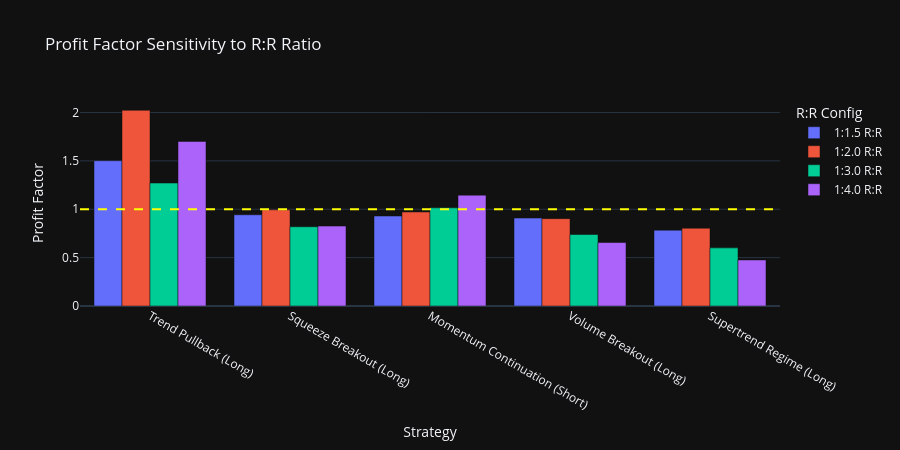

Notebook code cell kept with this figure:
### Markdown cell above
## 9. R:R Sensitivity Analysis
How do strategies perform with different reward-to-risk ratios?

### Code cell
# Test multiple R:R configurations for the top strategies
rr_configs = [
    {'label': '1:1.5 R:R', 'sl': 1.5, 'tp': 2.25},
    {'label': '1:2.0 R:R', 'sl': 1.5, 'tp': 3.0},
    {'label': '1:3.0 R:R', 'sl': 1.0, 'tp': 3.0},
    {'label': '1:4.0 R:R', 'sl': 1.0, 'tp': 4.0},
]

# Test top 5 strategies
top_strats = df_results.head(5)['Strategy'].tolist()

rr_results = []
for strat_name in top_strats:
    strat_info = STRATEGIES[strat_name]
    fn = strat_info['fn']
    direction = strat_info['direction']
    
    for rr in rr_configs:
        trades = generate_trades(
            datasets, fn, direction,
            sl_mult=rr['sl'], tp_mult=rr['tp'],
            max_bars=MAX_BARS,
            fee_pct=FEE_PCT, slippage_pct=SLIPPAGE_PCT,
        )
        if len(trades) >= 5:
            df_hist = simulate_portfolio(trades, initial_capital=10000.0, risk_per_trade_pct=0.01, sl_mult=rr['sl'])
            if not df_hist.empty:
                metrics = get_performance_metrics(trades, df_hist)
                rr_results.append({
                    'Strategy': strat_name,
                    'R:R Config': rr['label'],
                    'Trades': metrics['Trades'],
                    'Win Rate (%)': metrics['Win Rate (%)'],
                    'Profit Factor': metrics['Net Profit Factor'],
                    'Portfolio Return (%)': metrics['Portfolio Return (%)'],
                    'Max Drawdown (%)': metrics['Max Drawdown (%)'],
                    'Sharpe': metrics['Sharpe Ratio'],
                })

df_rr = pd.DataFrame(rr_results)
if not df_rr.empty:
    display(df_rr.sort_values(['Strategy', 'R:R Config']))
    
    # Plot PF by R:R for each strategy
    fig = px.bar(
        df_rr, x='Strategy', y='Profit Factor', color='R:R Config',
        barmode='group', title='Profit Factor Sensitivity to R:R Ratio',
        template='plotly_dark', height=450
    )
    fig.add_hline(y=1.0, line_dash='dash', line_color='yellow')
    fig.show()
else:
    print('No valid R:R sensitivity results.')

### Figure 1 — Plotly figure (JSON) as saved in the notebook; plotly's stock layout.template omitted (floating-point values rounded to 4 significant figures)
{"data": [{"alignmentgroup": "True", "hovertemplate": "R:R Config=1:1.5 R:R<br>Strategy=%{x}<br>Profit Factor=%{y}<extra></extra>", "legendgroup": "1:1.5 R:R", "marker": {"color": "#636efa", "pattern": {"shape": ""}}, "name": "1:1.5 R:R", "offsetgroup": "1:1.5 R:R", "orientation": "v", "showlegend": true, "textposition": "auto", "type": "bar", "x": ["Trend Pullback (Long)", "Squeeze Breakout (Long)", "Momentum Continuation (Short)", "Volume Breakout (Long)", "Supertrend Regime (Long)"], "xaxis": "x", "y": [1.502, 0.943, 0.93, 0.909, 0.784], "yaxis": "y"}, {"alignmentgroup": "True", "hovertemplate": "R:R Config=1:2.0 R:R<br>Strategy=%{x}<br>Profit Factor=%{y}<extra></extra>", "legendgroup": "1:2.0 R:R", "marker": {"color": "#EF553B", "pattern": {"shape": ""}}, "name": "1:2.0 R:R", "offsetgroup": "1:2.0 R:R", "orientation": "v", "showlegend": true, "textposition": "auto", "type": "bar", "x": ["Trend Pullback (Long)", "Squeeze Breakout (Long)", "Momentum Continuation (Short)", "Volume Breakout (Long)", "Supertrend Regime (Long)"], "xaxis": "x", "y": [2.023, 0.994, 0.972, 0.903, 0.804], "yaxis": "y"}, {"alignmentgroup": "True", "hovertemplate": "R:R Config=1:3.0 R:R<br>Strategy=%{x}<br>Profit Factor=%{y}<extra></extra>", "legendgroup": "1:3.0 R:R", "marker": {"color": "#00cc96", "pattern": {"shape": ""}}, "name": "1:3.0 R:R", "offsetgroup": "1:3.0 R:R", "orientation": "v", "showlegend": true, "textposition": "auto", "type": "bar", "x": ["Trend Pullback (Long)", "Squeeze Breakout (Long)", "Momentum Continuation (Short)", "Volume Breakout (Long)", "Supertrend Regime (Long)"], "xaxis": "x", "y": [1.271, 0.819, 1.015, 0.739, 0.601], "yaxis": "y"}, {"alignmentgroup": "True", "hovertemplate": "R:R Config=1:4.0 R:R<br>Strategy=%{x}<br>Profit Factor=%{y}<extra></extra>", "legendgroup": "1:4.0 R:R", "marker": {"color": "#ab63fa", "pattern": {"shape": ""}}, "name": "1:4.0 R:R", "offsetgroup": "1:4.0 R:R", "orientation": "v", "showlegend": true, "textposition": "auto", "type": "bar", "x": ["Trend Pullback (Long)", "Squeeze Breakout (Long)", "Momentum Continuation (Short)", "Volume Breakout (Long)", "Supertrend Regime (Long)"], "xaxis": "x", "y": [1.701, 0.826, 1.146, 0.656, 0.476], "yaxis": "y"}], "layout": {"barmode": "group", "height": 450, "legend": {"title": {"text": "R:R Config"}, "tracegroupgap": 0}, "shapes": [{"line": {"color": "yellow", "dash": "dash"}, "type": "line", "x0": 0, "x1": 1, "xref": "x domain", "y0": 1, "y1": 1, "yref": "y"}], "title": {"text": "Profit Factor Sensitivity to R:R Ratio"}, "xaxis": {"anchor": "y", "domain": [0, 1], "title": {"text": "Strategy"}}, "yaxis": {"anchor": "x", "domain": [0, 1], "title": {"text": "Profit Factor"}}}}
